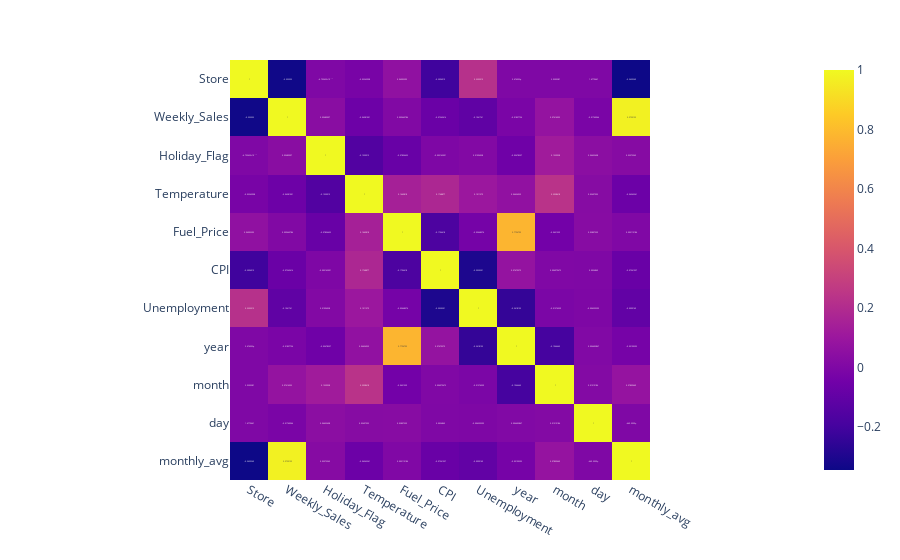

The notebook cell this image was saved under:
### Code cell
import plotly.express as px

fig = px.imshow(train_df.corr(),text_auto=True)
fig.show()

### Figure 1 — Plotly figure (JSON) as saved in the notebook; plotly's stock layout.template omitted (floating-point values rounded to 4 significant figures)
{"data": [{"coloraxis": "coloraxis", "hovertemplate": "x: %{x}<br>y: %{y}<br>color: %{z}<extra></extra>", "name": "0", "texttemplate": "%{z}", "type": "heatmap", "x": ["Store", "Weekly_Sales", "Holiday_Flag", "Temperature", "Fuel_Price", "CPI", "Unemployment", "year", "month", "day", "monthly_avg"], "xaxis": "x", "y": ["Store", "Weekly_Sales", "Holiday_Flag", "Temperature", "Fuel_Price", "CPI", "Unemployment", "year", "month", "day", "monthly_avg"], "yaxis": "y", "z": [[1, -0.3353, -4.736e-16, -0.02266, 0.06002, -0.2095, 0.2235, 3.474e-12, 2.92e-15, 1.478e-15, -0.3439], [-0.3353, 1, 0.03689, -0.06381, 0.009464, -0.07263, -0.1062, -0.01838, 0.07614, -0.01741, 0.975], [-4.736e-16, 0.03689, 1, -0.1551, -0.07835, -0.002162, 0.01096, -0.05678, 0.123, 0.04453, 0.02573], [-0.02266, -0.06381, -0.1551, 1, 0.145, 0.1769, 0.1012, 0.06427, 0.2359, 0.02697, -0.06562], [0.06002, 0.009464, -0.07835, 0.145, 1, -0.1706, -0.03468, 0.7795, -0.04216, 0.02807, 0.005113], [-0.2095, -0.07263, -0.002162, 0.1769, -0.1706, 1, -0.302, 0.0748, 0.00498, 0.002684, -0.07561], [0.2235, -0.1062, 0.01096, 0.1012, -0.03468, -0.302, 1, -0.2418, -0.01275, -0.004233, -0.09991], [3.474e-12, -0.01838, -0.05678, 0.06427, 0.7795, 0.0748, -0.2418, 1, -0.1945, 0.006406, -0.0319], [2.92e-15, 0.07614, 0.123, 0.2359, -0.04216, 0.00498, -0.01275, -0.1945, 1, 0.01519, 0.07809], [1.478e-15, -0.01741, 0.04453, 0.02697, 0.02807, 0.002684, -0.004233, 0.006406, 0.01519, 1, -0.0006695], [-0.3439, 0.975, 0.02573, -0.06562, 0.005113, -0.07561, -0.09991, -0.0319, 0.07809, -0.0006695, 1]]}], "layout": {"coloraxis": {"colorscale": [[0, "#0d0887"], [0.1111, "#46039f"], [0.2222, "#7201a8"], [0.3333, "#9c179e"], [0.4444, "#bd3786"], [0.5556, "#d8576b"], [0.6667, "#ed7953"], [0.7778, "#fb9f3a"], [0.8889, "#fdca26"], [1, "#f0f921"]]}, "margin": {"t": 60}, "xaxis": {"anchor": "y", "constrain": "domain", "domain": [0, 1], "scaleanchor": "y"}, "yaxis": {"anchor": "x", "autorange": "reversed", "constrain": "domain", "domain": [0, 1]}}}
